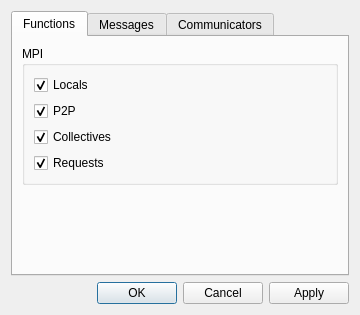
<?xml version="1.0" encoding="UTF-8"?>
<ui version="4.0">
 <class>FilterDialog</class>
 <widget class="QDialog" name="FilterDialog">
  <property name="geometry">
   <rect>
    <x>0</x>
    <y>0</y>
    <width>360</width>
    <height>300</height>
   </rect>
  </property>
  <property name="windowTitle">
   <string>Filter</string>
  </property>
  <layout class="QVBoxLayout" name="verticalLayout">
   <item>
    <widget class="QTabWidget" name="tabWidget">
     <property name="currentIndex">
      <number>0</number>
     </property>
     <widget class="QWidget" name="tabFunctions">
      <attribute name="title">
       <string>Functions</string>
      </attribute>
      <layout class="QVBoxLayout" name="layout_tabFunctions">
       <item>
        <widget class="QGroupBox" name="groupMpiFunctions">
         <property name="title">
          <string>MPI</string>
         </property>
         <layout class="QVBoxLayout" name="layout_groupMpiFunctions">
        <item>
         <widget class="QCheckBox" name="checkLocalsFunc">
          <property name="text">
           <string>Locals</string>
          </property>
          <property name="checked">
           <bool>true</bool>
          </property>
         </widget>
        </item>
        <item>
         <widget class="QCheckBox" name="checkP2PFunc">
          <property name="text">
           <string>P2P</string>
          </property>
          <property name="checked">
           <bool>true</bool>
          </property>
         </widget>
        </item>
        <item>
         <widget class="QCheckBox" name="checkCollectivesFunc">
          <property name="text">
           <string>Collectives</string>
          </property>
          <property name="checked">
           <bool>true</bool>
          </property>
         </widget>
        </item>
        <item>
         <widget class="QCheckBox" name="checkRequestsFunc">
          <property name="text">
           <string>Requests</string>
          </property>
          <property name="checked">
           <bool>true</bool>
          </property>
         </widget>
        </item>
         </layout>
        </widget>
       </item>
       <item>
        <spacer name="spacer_tabFunctions">
         <property name="orientation">
          <enum>Qt::Orientation::Vertical</enum>
         </property>
         <property name="sizeHint" stdset="0">
          <size>
           <width>20</width>
           <height>40</height>
          </size>
         </property>
        </spacer>
       </item>
      </layout>
     </widget>
     <widget class="QWidget" name="tabMessages">
      <attribute name="title">
       <string>Messages</string>
      </attribute>
      <layout class="QVBoxLayout" name="layout_tabMessages">
       <item>
        <widget class="QGroupBox" name="groupMpiMessages">
         <property name="title">
          <string>MPI</string>
         </property>
         <layout class="QVBoxLayout" name="layout_groupMpiMessages">
        <item>
         <widget class="QCheckBox" name="checkP2PMessages">
          <property name="text">
           <string>P2P</string>
          </property>
          <property name="checked">
           <bool>true</bool>
          </property>
         </widget>
        </item>
        <item>
         <widget class="QCheckBox" name="checkCollectivesMessages">
          <property name="text">
           <string>Collectives</string>
          </property>
          <property name="checked">
           <bool>true</bool>
          </property>
         </widget>
        </item>
        <item>
         <widget class="QCheckBox" name="checkInitiationMessages">
          <property name="text">
           <string>Initiation</string>
          </property>
          <property name="checked">
           <bool>true</bool>
          </property>
         </widget>
        </item>
        <item>
         <widget class="QCheckBox" name="checkCompletionsMessages">
          <property name="text">
           <string>Completions</string>
          </property>
          <property name="checked">
           <bool>true</bool>
          </property>
         </widget>
        </item>
        <item>
         <widget class="QCheckBox" name="checkCollectiveInitMessages">
          <property name="text">
           <string>Collective Init</string>
          </property>
          <property name="checked">
           <bool>true</bool>
          </property>
         </widget>
        </item>
        <item>
         <widget class="QCheckBox" name="checkCollectiveStartMessages">
          <property name="text">
           <string>Collective Start</string>
          </property>
          <property name="checked">
           <bool>true</bool>
          </property>
         </widget>
        </item>
        <item>
         <widget class="QCheckBox" name="checkCollectiveCompletionMessages">
          <property name="text">
           <string>Collective Completion</string>
          </property>
          <property name="checked">
           <bool>true</bool>
          </property>
         </widget>
        </item>
         </layout>
        </widget>
       </item>
       <item>
        <spacer name="spacer_tabMessages">
         <property name="orientation">
          <enum>Qt::Orientation::Vertical</enum>
         </property>
         <property name="sizeHint" stdset="0">
          <size>
           <width>20</width>
           <height>40</height>
          </size>
         </property>
        </spacer>
       </item>
      </layout>
     </widget>
     <widget class="QWidget" name="tabCommunicators">
      <attribute name="title">
       <string>Communicators</string>
      </attribute>
      <layout class="QVBoxLayout" name="layout_tabCommunicators">
       <item>
        <widget class="QLabel" name="labelComms">
         <property name="text">
          <string>Only elements of the checked communicators are shown.</string>
         </property>
         <property name="wordWrap">
          <bool>true</bool>
         </property>
        </widget>
       </item>
       <item>
        <widget class="QTableWidget" name="tableComms">
         <property name="editTriggers">
          <set>QAbstractItemView::EditTrigger::NoEditTriggers</set>
         </property>
         <property name="alternatingRowColors">
          <bool>true</bool>
         </property>
         <property name="selectionMode">
          <enum>QAbstractItemView::SelectionMode::NoSelection</enum>
         </property>
         <attribute name="verticalHeaderVisible">
          <bool>false</bool>
         </attribute>
         <column>
          <property name="text">
           <string>ID</string>
          </property>
         </column>
         <column>
          <property name="text">
           <string>Type</string>
          </property>
         </column>
         <column>
          <property name="text">
           <string>Origin</string>
          </property>
         </column>
         <column>
          <property name="text">
           <string>Size</string>
          </property>
         </column>
         <column>
          <property name="text">
           <string>Group 1</string>
          </property>
         </column>
         <column>
          <property name="text">
           <string>Group 2</string>
          </property>
         </column>
        </widget>
       </item>
       <item>
        <layout class="QHBoxLayout" name="layoutCommsButtons">
         <item>
          <widget class="QPushButton" name="buttonCommsAll">
           <property name="text">
            <string>Select all</string>
           </property>
          </widget>
         </item>
         <item>
          <widget class="QPushButton" name="buttonCommsNone">
           <property name="text">
            <string>Select none</string>
           </property>
          </widget>
         </item>
         <item>
          <spacer name="spacerCommsButtons">
           <property name="orientation">
            <enum>Qt::Orientation::Horizontal</enum>
           </property>
           <property name="sizeHint" stdset="0">
            <size>
             <width>40</width>
             <height>20</height>
            </size>
           </property>
          </spacer>
         </item>
        </layout>
       </item>
      </layout>
     </widget>
    </widget>
   </item>
   <item>
    <widget class="QDialogButtonBox" name="buttonBox">
     <property name="orientation">
      <enum>Qt::Orientation::Horizontal</enum>
     </property>
     <property name="standardButtons">
      <set>QDialogButtonBox::StandardButton::Apply|QDialogButtonBox::StandardButton::Ok|QDialogButtonBox::StandardButton::Cancel</set>
     </property>
    </widget>
   </item>
  </layout>
 </widget>
 <resources/>
 <connections>
  <connection>
   <sender>buttonBox</sender>
   <signal>accepted()</signal>
   <receiver>FilterDialog</receiver>
   <slot>accept()</slot>
  </connection>
  <connection>
   <sender>buttonBox</sender>
   <signal>rejected()</signal>
   <receiver>FilterDialog</receiver>
   <slot>reject()</slot>
  </connection>
 </connections>
</ui>
